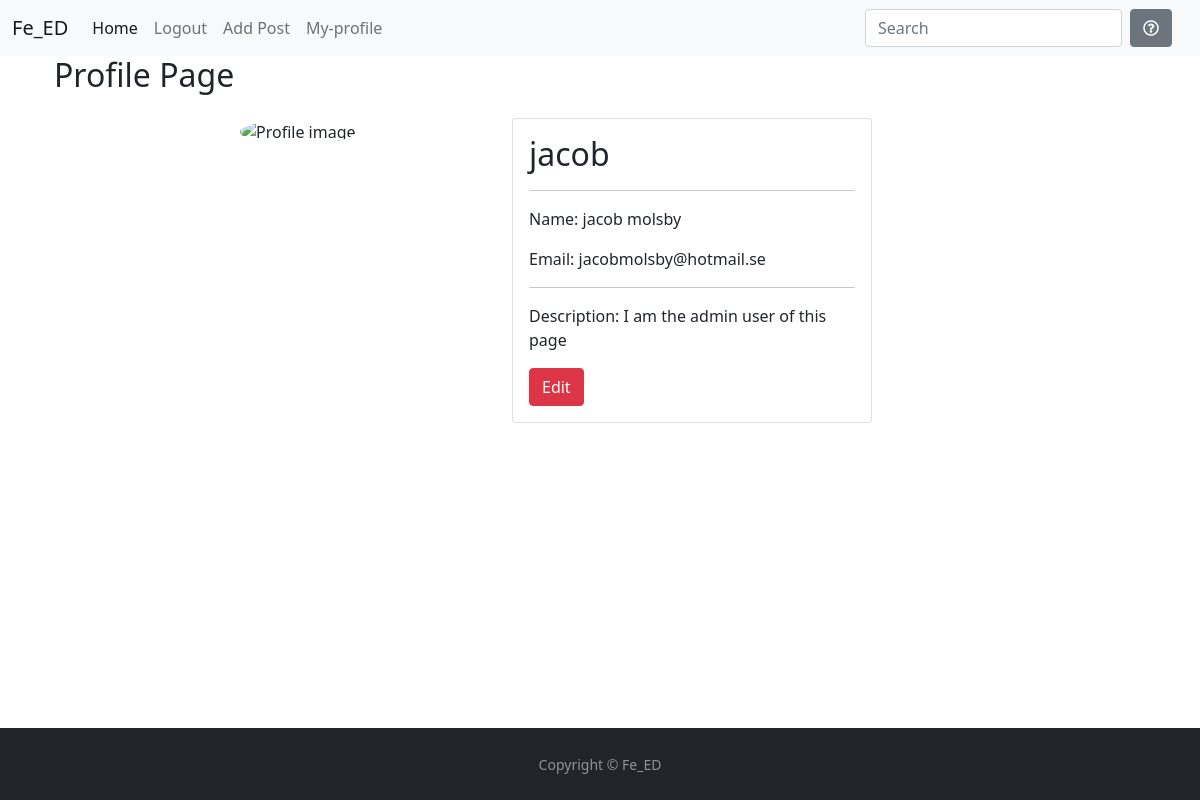
The app's page /members/profile/ (signed in) with its own data.
### members/models.py (models this page shows, shortened)
class Member(models.Model):
    user = models.OneToOneField(User, related_name="member", on_delete=models.CASCADE)
    first_name = models.CharField(max_length=50)
    last_name = models.CharField(max_length=50)
    email = models.EmailField()
    profile_image = CloudinaryField('image', default='default_image')
    description = models.TextField()

### members/views.py (the view)
# urls.py: path('profile/', views.ProfilePageView, name='profile_page'),
@login_required
def ProfilePageView(request):
    member = None
    try:
        member = request.user.member
    except:
        return redirect('create_profile.html')
    user = request.user
    context = {
        "user": user,
        "member": member
    }
    return render(request, 'profiles/profile_page.html', context)

### templates/profiles/profile_page.html
{% extends 'base.html' %}
{% load static %}
{% block content %}
{% if user.is_authenticated %}
<div class="container">
    <h2>Profile Page</h2>
    <div class="row">
        <div class="col-md-8 d-flex offset-2 mt-3">
            <div class="col-md-4 me-3">
                <div>
                    <div>
                        {% if "default_image" in member.profile_image.url %}
                        <img style="height:300px; width: 300px; border-radius: 50%; object-fit: cover; object-position: center;"
                            src="{% static 'media/images/'%}" alt="default image">
                        {% else %}
                        <img style="height:300px; width: 300px; border-radius: 50%; object-fit: cover; object-position: center;"
                        src="{{user.member.profile_image.url}}" alt="Profile image">
                        {% endif %}
                    </div>
                </div>
            </div>
            <div class="col-md-6 ms-3">
                <div class="card">
                    <div class="card-body">
                        <h2>{{ user.username }}</h2>
                        <hr>
                        <p>Name: {{member.first_name}} {{member.last_name}}</p>
                        <p>Email: {{member.email}}</p>
                        <hr>
                        <p>Description: {{member.description}}</p>
                        <button class="btn btn-danger"><a class="edit-button" href="{% url 'members:edit_profile' %}">Edit</a></button>
                    </div>
                </div>
            </div>
        </div>
    </div>
    {% endif %}
</div>
{% endblock %}

### static/css/style.css (style rules this page uses)
html, body { height: 100%; }
.edit-button { text-decoration: none; color: white; }

### records on screen
Member: first_name "jacob", last_name "molsby", email "jacobmolsby@hotmail.se", description "I am the admin user of this page"

### other values on screen
{{ user.username }} "jacob"
